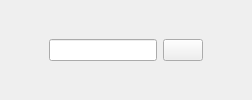
      <widget class="QWidget" name="header_widget" native="true">
       <layout class="QHBoxLayout" name="horizontalLayout_4">
        <item>
         <widget class="QPushButton" name="pushButton_13">
          <property name="styleSheet">
           <string notr="true">border:none;</string>
          </property>
          <property name="text">
           <string/>
          </property>
          <property name="icon">
           <iconset>
            <normaloff>:/images/menu.png</normaloff>:/images/menu.png</iconset>
          </property>
          <property name="checkable">
           <bool>true</bool>
          </property>
         </widget>
        </item>
        <item>
         <layout class="QHBoxLayout" name="horizontalLayout">
          <item>
           <widget class="QLineEdit" name="lineEdit">
            <property name="styleSheet">
             <string notr="true">QLineEdit:focus{
border: 1px solid #8b86aa;
background-color:#343155;
}</string>
            </property>
           </widget>
          </item>
          <item>
           <widget class="QPushButton" name="pushButton_14">
            <property name="text">
             <string/>
            </property>
            <property name="icon">
             <iconset>
              <normaloff>:/images/search.png</normaloff>:/images/search.png</iconset>
            </property>
           </widget>
          </item>
         </layout>
        </item>
        <item>
         <widget class="QPushButton" name="pushButton_15">
          <property name="styleSheet">
           <string notr="true">border:none;</string>
          </property>
          <property name="text">
           <string/>
          </property>
          <property name="icon">
           <iconset>
            <normaloff>:/images/profile.png</normaloff>:/images/profile.png</iconset>
          </property>
         </widget>
        </item>
       </layout>
      </widget>
